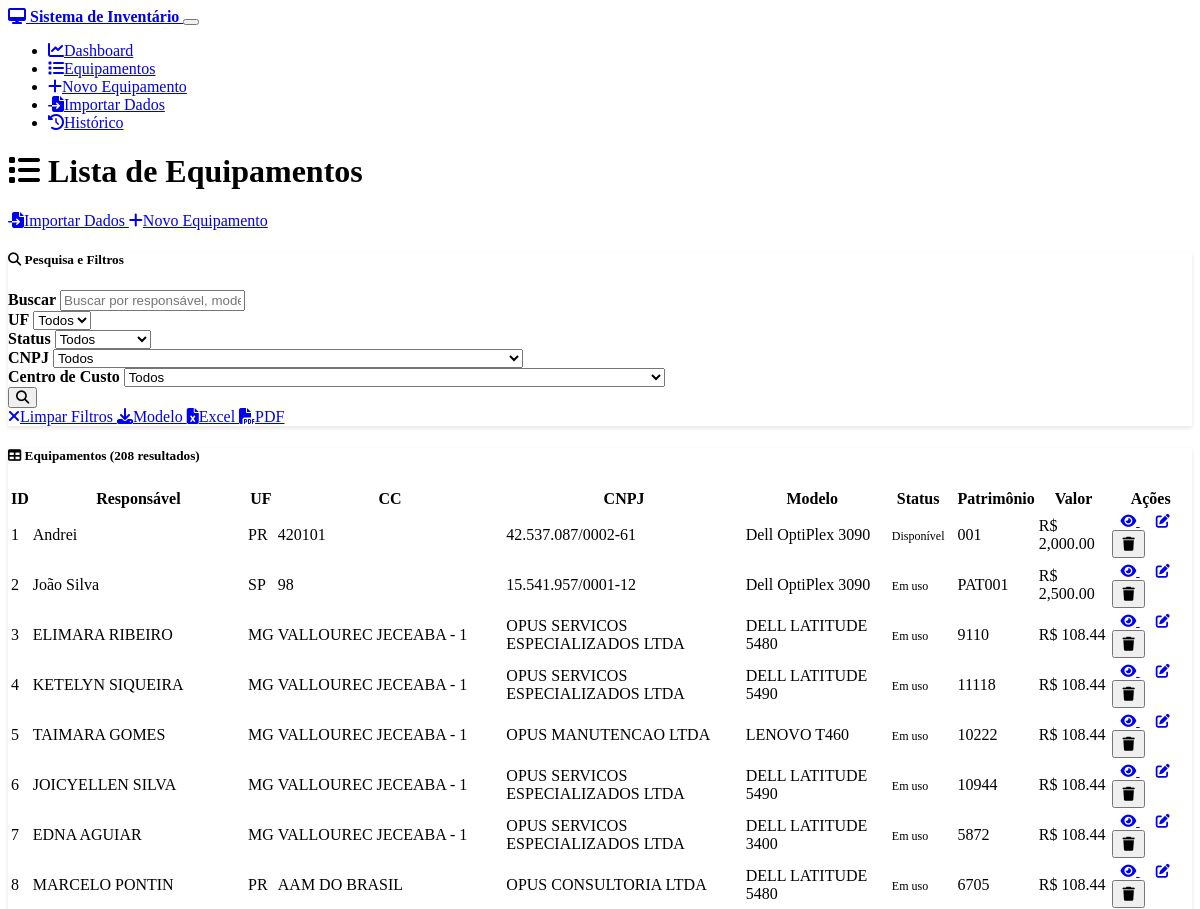
The page /equipment (upper part) on the database as committed earlier.
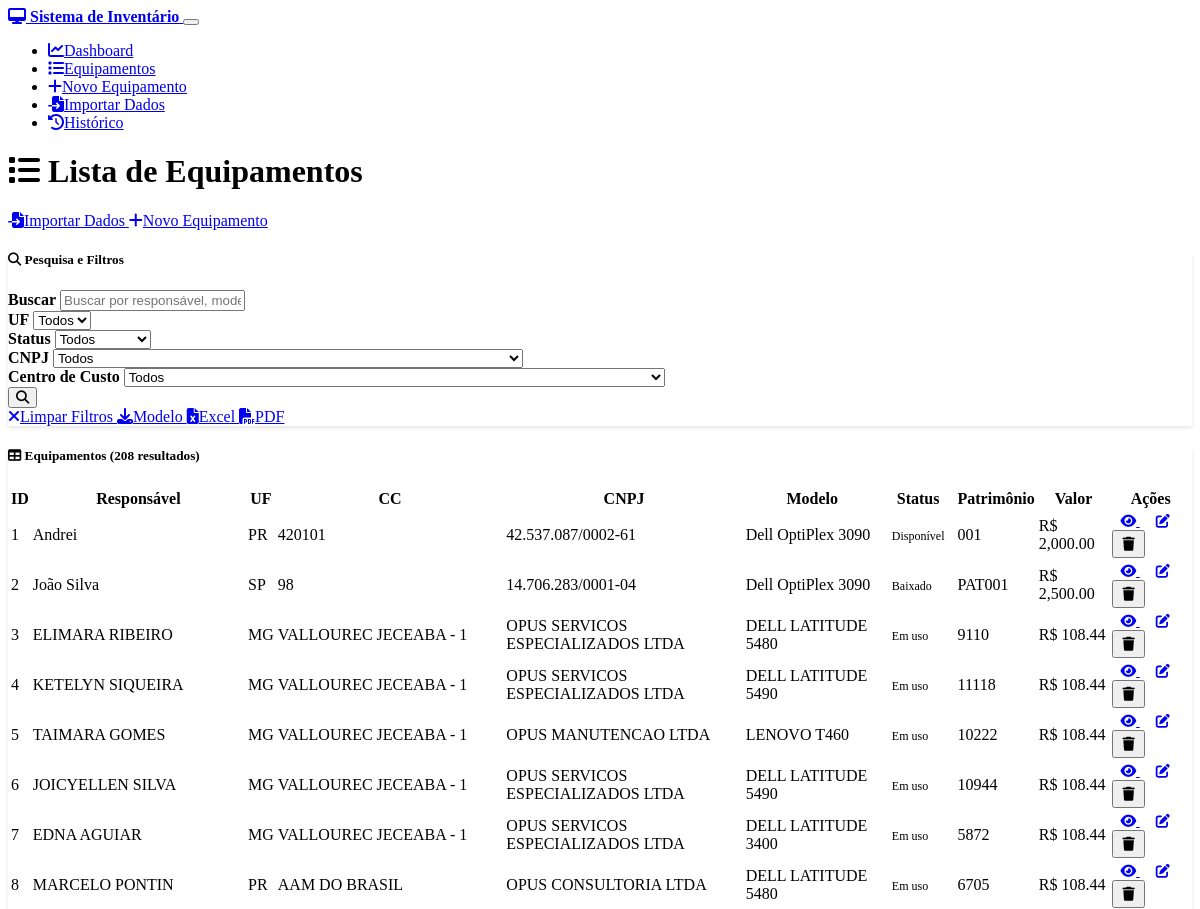
The same page on the database as committed later.
### models.py (models this page shows, shortened)
class Equipment(db.Model):
    __tablename__ = 'equipment'
    id = db.Column(db.Integer, primary_key=True)
    responsavel = db.Column(db.String(100), nullable=False)
    uf = db.Column(db.String(2), nullable=False)
    cc = db.Column(db.String(20), nullable=False)  # Centro de Custo
    cnpj = db.Column(db.Text, nullable=False)  # Mudando para Text para permitir múltiplos CNPJs
    fornecedor = db.Column(db.String(100), nullable=True)  # Novo campo fornecedor
    modelo = db.Column(db.String(100), nullable=False)
    status = db.Column(db.String(50), nullable=False, default='Em uso')
    patrimonio = db.Column(db.String(50), unique=True, nullable=False)
    valor = db.Column(db.Float, nullable=False, default=0.0)
    marca = db.Column(db.String(50), nullable=True)
    processador = db.Column(db.String(100), nullable=True)
    memoria_ram = db.Column(db.String(20), nullable=True)
    hd_ssd = db.Column(db.String(50), nullable=True)
    sistema_operacional = db.Column(db.String(50), nullable=True)
    antivirus = db.Column(db.Boolean, default=False)
    termo_assinado = db.Column(db.Boolean, default=False)
    milvus_funcionando = db.Column(db.Boolean, default=False)
    data_aquisicao = db.Column(db.Date, nullable=True)
    data_baixa = db.Column(db.Date, nullable=True)
    created_at = db.Column(db.DateTime, default=datetime.utcnow)
    updated_at = db.Column(db.DateTime, default=datetime.utcnow, onupdate=datetime.utcnow)
    endereco = db.Column(db.String(200), nullable=True)
    telefone = db.Column(db.String(20), nullable=True)
    email = db.Column(db.String(100), nullable=True)
    link_termos = db.Column(db.String(500), nullable=True)  # Link dos termos assinados
    historico_modificacoes = db.Column(db.Text, nullable=True)  # Histórico de modificações

### routes.py (the view)
@app.route('/equipment')
def equipment_list():
    search_form = SearchForm(request.args)
    page = request.args.get('page', 1, type=int)
    per_page = 20
    if search_form.validate():
        equipment = filter_equipment(search_form)
        total = len(equipment)
        start = (page - 1) * per_page
        end = start + per_page
        equipment = equipment[start:end]
        pagination = {
            'page': page,
            'per_page': per_page,
            'total': total,
            'pages': (total + per_page - 1) // per_page,
            'has_prev': page > 1,
            'has_next': page < ((total + per_page - 1) // per_page),
            'prev_num': page - 1 if page > 1 else None,
            'next_num': page + 1 if page < ((total + per_page - 1) // per_page) else None
        }
    else:
        equipment_query = Equipment.query.paginate(
            page=page, per_page=per_page, error_out=False
        )
        equipment = equipment_query.items
        pagination = {
            'page': equipment_query.page,
            'per_page': equipment_query.per_page,
            'total': equipment_query.total,
            'pages': equipment_query.pages,
            'has_prev': equipment_query.has_prev,
            'has_next': equipment_query.has_next,
            'prev_num': equipment_query.prev_num,
            'next_num': equipment_query.next_num
        }
    return render_template('equipment_list.html',
                         equipment=equipment,
                         search_form=search_form,
                         pagination=pagination)

### templates/equipment_list.html (shortened to what the changed rows need)
{% extends "base.html" %}
{% block content %}
<div class="row">
    <div class="col-12">
        <div class="d-flex justify-content-between align-items-center mb-4">
            <h1>
                <i class="fas fa-list me-2"></i>
                Lista de Equipamentos
            </h1>
        </div>
    </div>
</div>
<div class="row">
    <div class="col-12">
        <div class="card">
            <div class="card-body">
                {% if equipment %}
                    <div class="table-responsive">
                        <table class="table table-striped table-hover">
                            <thead>
                                <tr>
                                    <th>ID</th>
                                    <th>Responsável</th>
                                    <th>UF</th>
                                    <th>CC</th>
                                    <th>CNPJ</th>
                                    <th>Modelo</th>
                                    <th>Status</th>
                                    <th>Patrimônio</th>
                                    <th>Valor</th>
                                    <th>Ações</th>
                                </tr>
                            </thead>
                            <tbody>
                                {% for item in equipment %}
                                    <tr>
                                        <td>{{ item.id }}</td>
                                        <td>{{ item.responsavel }}</td>
                                        <td>{{ item.uf }}</td>
                                        <td>{{ item.cc }}</td>
                                        <td>{{ item.cnpj }}</td>
                                        <td>{{ item.modelo }}</td>
                                        <td>
                                            <span class="badge
                                                {% if item.status == 'Em uso' %}bg-success
                                                {% elif item.status == 'Disponível' %}bg-primary
                                                {% elif item.status == 'Manutenção' %}bg-warning
                                                {% elif item.status == 'Baixado' %}bg-danger
                                                {% else %}bg-secondary{% endif %}">
                                                {{ item.status }}
                                            </span>
                                        </td>
                                        <td>{{ item.patrimonio }}</td>
                                        <td>R$ {{ "{:,.2f}".format(item.valor) }}</td>
                                        <td>
                                            <div class="btn-group btn-group-sm" role="group">
                                                <a href="{{ url_for('equipment_detail', id=item.id) }}"
                                                   class="btn btn-outline-primary" title="Ver detalhes">
                                                    <i class="fas fa-eye"></i>
                                                </a>
                                                <a href="{{ url_for('equipment_edit', id=item.id) }}"
                                                   class="btn btn-outline-secondary" title="Editar">
                                                    <i class="fas fa-edit"></i>
                                                </a>
                                                <button type="button" class="btn btn-outline-danger"
                                                        onclick="confirmDelete({{ item.id }}, '{{ item.patrimonio }}')"
                                                        title="Excluir">
                                                    <i class="fas fa-trash"></i>
                                                </button>
                                            </div>
                                        </td>
                                    </tr>
                                {% endfor %}
                            </tbody>
                        </table>
                    </div>
                {% endif %}
            </div>
        </div>
    </div>
</div>
{% endblock %}

Rows that differ between the two databases and show on the page:
changed Equipment "João Silva": cnpj "15.541.957/0001-12" → "14.706.283/0001-04"; status "Em uso" → "Baixado"
